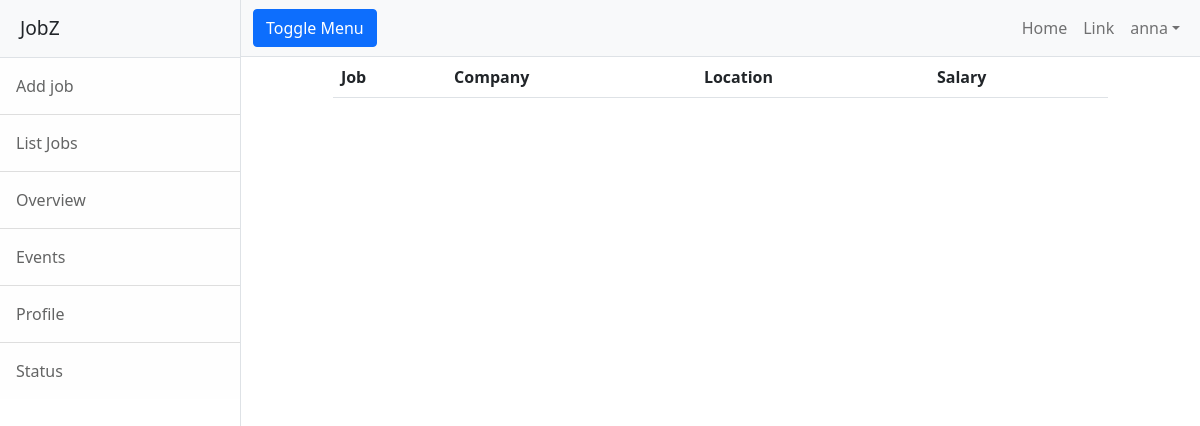
The app's page /employer/jobs/all (signed in), older data.
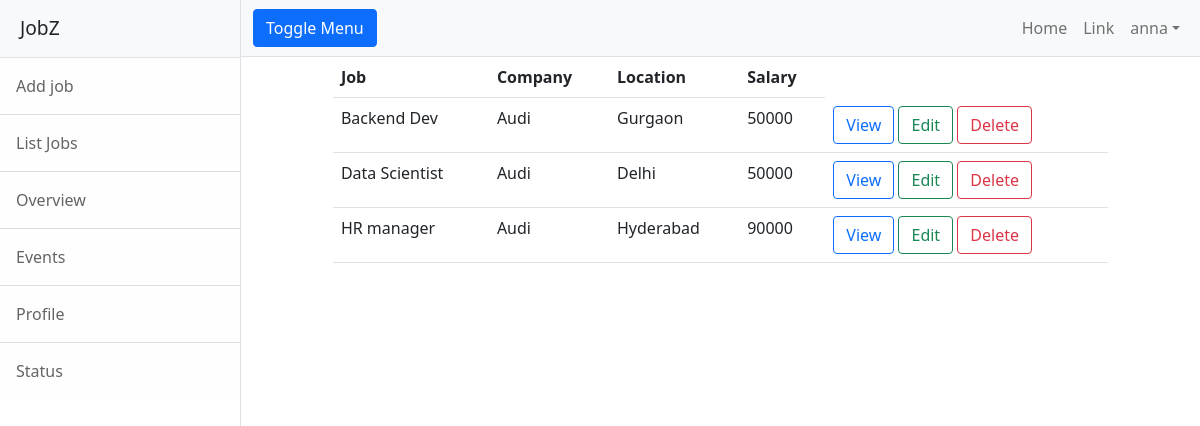
The same page, newer data.
### employer/models.py (models this page shows, shortened)
class Jobs(models.Model):
    job_title = models.CharField(max_length=100)
    company = models.ForeignKey(User, on_delete=models.CASCADE, related_name="company")
    location = models.CharField(max_length=100)
    salary = models.PositiveIntegerField(null=True)
    experience = models.PositiveIntegerField(default=0)
    created_date = models.DateField(auto_now_add=True)
    last_date = models.DateField(null=True)
    active_status = models.BooleanField(default=True)

class User(AbstractUser):
    options = (
        ("employer", "employer"),
        ("candidate", "candidate")
    )
    role = models.CharField(max_length=120, choices=options, default="candidate")
    phone = models.CharField(max_length=12, null=True)

class CompanyProfile(models.Model):
    company_name = models.CharField(max_length=100)
    user = models.OneToOneField(User, on_delete=models.CASCADE, related_name="employer")
    logo = models.ImageField(upload_to="companyprofile", null=True)
    location = models.CharField(max_length=100)
    services = models.CharField(max_length=150)
    description = models.CharField(max_length=250)

### employer/views.py (the view)
# urls.py: path('jobs/all', views.ListJobView.as_view(), name="emp-all-jobs"),
class ListJobView(ListView):
    model = Jobs
    context_object_name = "jobs"
    template_name = "emp-list-job.html"
    def get_queryset(self):
        return Jobs.objects.filter(company=self.request.user)

### employer/templates/emp-list-job.html (shortened to what this page needs)
{%extends "base.html"%}
{%block body_block%}
<div class="row">
    <div class="col-1"></div>
    <div class="col-10">
        <table class="table">
            <tr>
                <th>Job</th>
                <th>Company</th>
                <th>Location</th>
                <th>Salary</th>
            </tr>
            {%for job in jobs%}
            <tr>
                <td>{{job.job_title}}</td>
                <td>{{job.company.employer.company_name}}</td>
                <td>{{job.location}}</td>
                <td>{{job.salary}}</td>
                <td>
                    <a href="{%url 'emp-job-detail' job.id %}" class="btn btn-outline-primary">View</a>
                    <a href="{%url 'emp-job-edit' job.id %}" class="btn btn-outline-success">Edit</a>
                    <a href="{%url 'emp-job-delete' job.id %}" class="btn btn-outline-danger">Delete</a>
                </td>
            </tr>
            {%endfor%}
        </table>
    </div>
    <div class="col-1"></div>
</div>
{%endblock%}

Row changes from the older to the newer data that the page shows:
added Jobs: job_title "Backend Dev", company.employer.company_name "Audi", location "Gurgaon", salary "50000"
added Jobs: job_title "Data Scientist", company.employer.company_name "Audi", location "Delhi", salary "50000"
added Jobs: job_title "HR manager", company.employer.company_name "Audi", location "Hyderabad", salary "90000"
